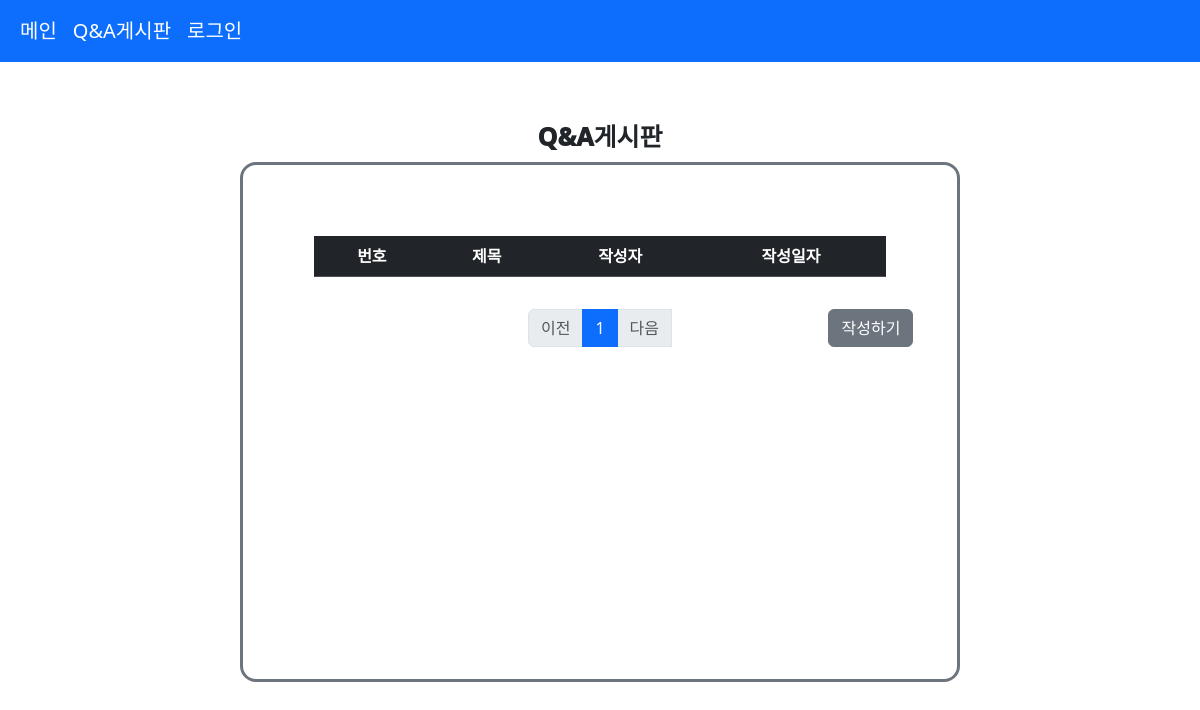
The app's page /board/index/, older data.
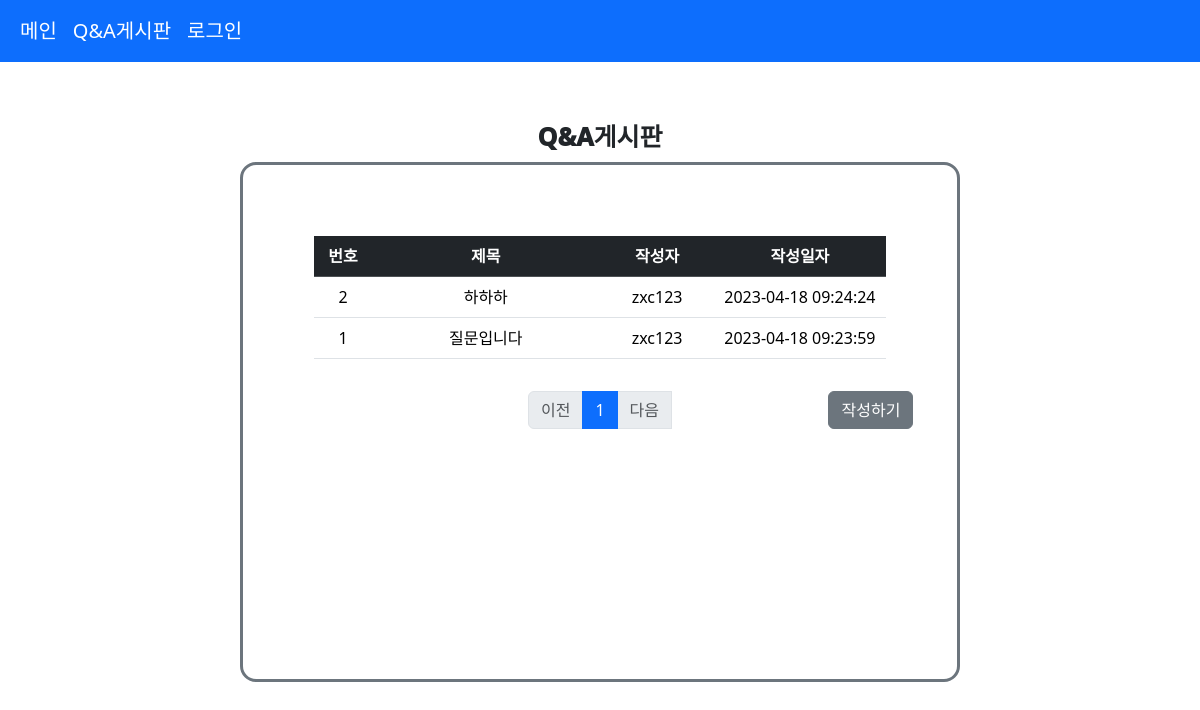
The same page, newer data.
### board/models.py (models this page shows)
class Board(models.Model):
    qna_title = models.CharField(max_length=300,null=False)
    qna_date = models.DateTimeField(auto_now_add=True,null=False)
    user_id = models.CharField(max_length=15,null=False)
    qna_content = models.CharField(max_length=3000,null=False)

### board/views.py (the view)
# urls.py: path('index/', views.index,name='index'),
@require_safe
def index(request):
    board_list = Board.objects.all().order_by('-id') # 게시글 id 내림차순으로 정렬
    page = request.GET.get('page','1') # url주소로부터 게시물 페이징 정보를 받아옴, 호출 없으면 default 1
    paginator = Paginator(board_list,'7') # 7개 게시물 = 1개 페이지로 처리
    context = {
        'page_obj':paginator.page(page) # paging정보를 context로 전달
    }
    return render(request, 'board/index.html', context)

### board/templates/board/index.html (shortened to what this page needs)
{% extends 'base_main.html' %}
{% load static %}
{% block content %}
    <link rel="stylesheet"
          type="text/css"
          href="{% static 'css/board/index.css' %}">
    <div class="index_outer">
        <p class="index_label">Q&A게시판</p>
        <div class="border border-3 border-secondary rounded-4 index_inner_1">
            <div class="index_inner_2">
                <table class="table">
                    <thead class="table-dark">
                        <tr>
                            <th>번호</th>
                            <th>제목</th>
                            <th>작성자</th>
                            <th>작성일자</th>
                        </tr>
                    </thead>
                    {% for board in page_obj %}
                        <tbody>
                            <tr style='cursor:pointer'
                                onmouseover="this.style.background='gray'"
                                onmouseout="this.style.background='white'"
                                onclick="location.href='{% url 'board:detail' board.pk %}'">
                                <td style="width:10%">{{ board.pk }}</td>
                                <td style="width:40%">{{ board.qna_title }}</td>
                                <td style="width:20%">{{ board.user_id }}</td>
                                <td style="width:30%">{{ board.qna_date|date:'Y-m-d H:i:s' }}</td>
                            </tr>
                        </tbody>
                    {% endfor %}
                </table>
                <div id="paging">
                    <ul class="pagination justify-content-center"
                        style="margin-top: 2rem;
                               display:flex">
                        {% if page_obj.has_previous %}
                            <li class="page-item">
                                <a class="page-link" href="?&page={{ page_obj.previous_page_number }}">이전</a>
                            </li>
                        {% else %}
                            <li class="page-item disabled">
                                <a class="page-link" tabindex="-1" aria-disabled="true" href="#">이전</a>
                            </li>
                        {% endif %}
                        {% for page_number in page_obj.paginator.page_range %}
                            {% if page_number == page_obj.number %}
                                <li class="page-item active" aria-current="page">
                                    <a class="page-link" href="?&page={{ page_number }}">{{ page_number }}</a>
                                </li>
                            {% else %}
                                <li class="page-item">
                                    <a class="page-link" href="?&page={{ page_number }}">{{ page_number }}</a>
                                </li>
                            {% endif %}
                        {% endfor %}
                        {% if page_obj.has_next %}
                            <li class="page-item">
                                <a class="page-link" href="?&page={{ page_obj.next_page_number }}">다음</a>
                            </li>
                        {% else %}
                            <li class="page-item disabled">
                                <a class="page-link" tabindex="-1" aria-disabled="true" href="#">다음</a>
                            </li>
                        {% endif %}
                        <button style="position: absolute;
                                       left: 82%"
                                type="button"
                                class="btn btn-secondary"
                                onclick="location.href='{% url 'board:post' %}'">작성하기</button>
                    </ul>
                </div>
            </div>
        </div>
    </div>
{% endblock %}

### templates/base_main.html (shortened to what this page needs)
{% load django_bootstrap5 %}
{% load static %}
<!DOCTYPE html>
<html lang="en">
<head>
    {% bootstrap_css %}
</head>
<body>
    <nav class="navbar navbar-expand-lg bg-primary">
        <div class="container-fluid">
          <div class="collapse navbar-collapse" id="navbarNav">
            <ul class="navbar-nav">
              <li class="nav-item">
                <a class="nav-link main_font_color" aria-current="page" href="{% url 'main:main' %}">메인</a>
              </li>
              <li class="nav-item">
                <a class="nav-link main_font_color" href="{% url 'board:index' %}">Q&A게시판</a>
              </li>
              {% if request.user.is_authenticated %}
              <li class="nav-item">
                <a class="nav-link main_font_color" href="{% url 'accounts:update' %}">마이페이지</a>
              </li>
              <li class="nav-item">
                  <a class="nav-link main_font_color" onclick="javascript:document.form_logout.submit();" href="#">로그아웃</a>
                </form>
              </li>
              {% else %}
              <li class="nav-item">
                <a class="nav-link main_font_color" onclick="location.href='{% url 'accounts:login' %}'">로그인</a>
              </li>
              {% endif %}
            </ul>
          </div>
        </div>
      </nav>
    {% block content %}
    {% endblock content %}
</body>
</html>

### static/css/board/index.css (style rules this page uses)
html,body { height:100% }
.index_label { text-align: center; font-size: 25px; font-weight: 1000; position: absolute; left: 50%; top: 7%; transform: translate(-50%); }
.index_outer { width : 100%; height: 100%; position: relative; }
.index_inner_1 { text-align: center; position: absolute; width: 60%; height: 65%; top: 45%; left: 50%; transform: translate(-50%, -50%); }
.index_inner_2 { margin-top: 10%; margin-left: auto; margin-right: auto; width: 80%; height: 100%; }
.main_font_color { color: white; font-size: 20px; }

Row changes from the older to the newer data that the page shows:
added Board: pk "2", qna_title "하하하", user_id "zxc123", qna_date "2023-04-18 09:24:24"
added Board: pk "1", qna_title "질문입니다", user_id "zxc123", qna_date "2023-04-18 09:23:59"
